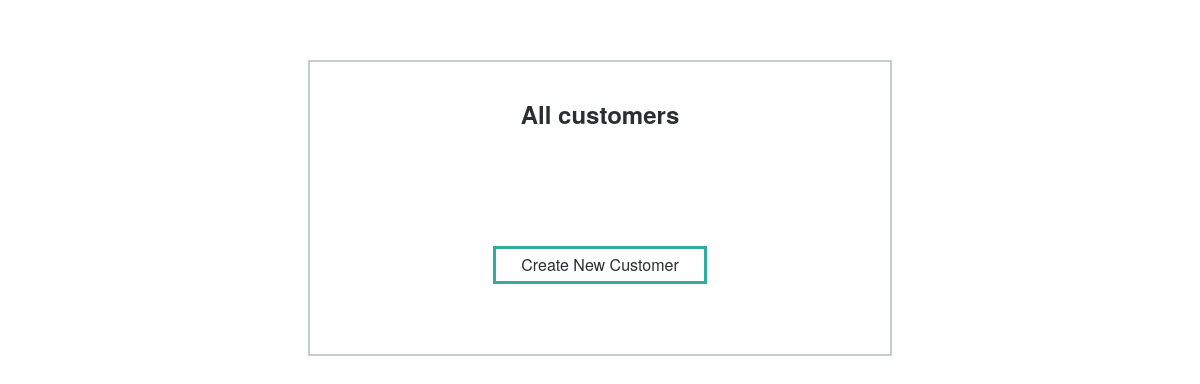
/customers, run on an earlier commit of the app's database.
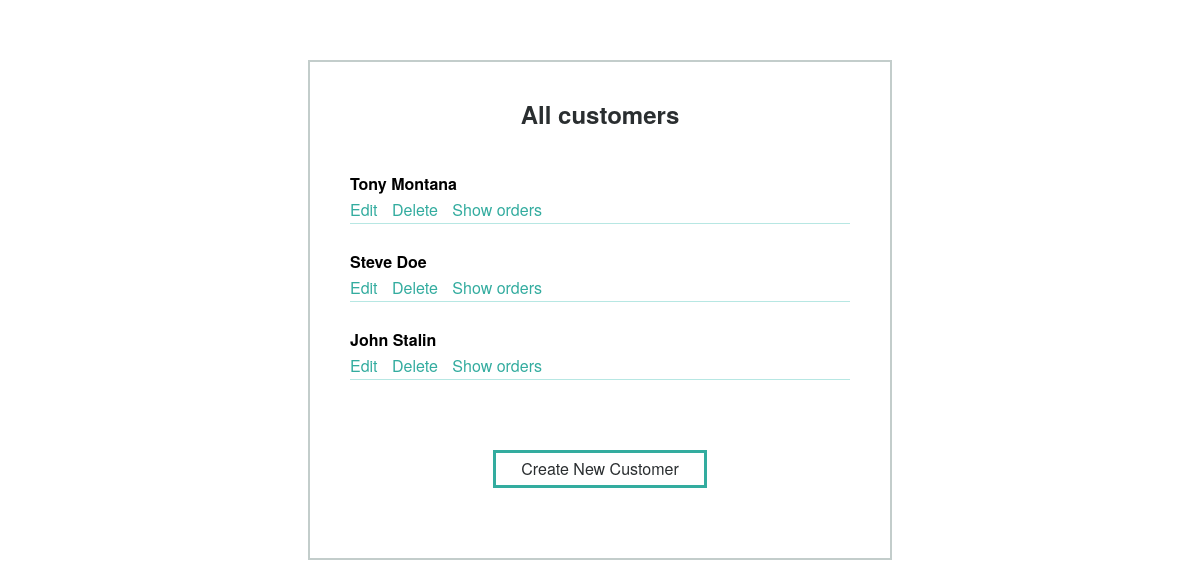
And on a later commit of the database.
### database_setup.py (models this page shows)
class Customer(Base):
    __tablename__ = 'customer'
    id = Column(Integer, primary_key=True)
    name = Column(String(100), nullable=False)

### views.py (the view)
@app.route('/', methods=['GET'])
@app.route('/customers', methods=['GET'])
def show_customers():
    customers = session.query(Customer).all()
    return render_template('customers/index.html', customers=customers)

### templates/customers/index.html
{% extends 'base.html' %}
{% block content %}
    <div class="container">
        <h1 class="title">All customers</h1>
        <ul class="list">
            {% for i in customers %}
                <li class="list__item">
                    <h3 class="list__item-title">{{ i.name }}</h3>
                    <div class="list__item-link-container">
                        <a href="{{ url_for('edit_customer', customer_id=i.id) }}" class="list__item-link link">Edit</a>
                        <a href="{{ url_for('delete_customer', customer_id=i.id) }}"
                           class="list__item-link link">Delete</a>
                        <a href="{{ url_for('show_orders', customer_id=i.id) }}" class="list__item-link link">Show
                            orders</a>
                    </div>
                </li>
            {% endfor %}
        </ul>
        <div class="button__container">
            <a href="{{ url_for('create_new_customer') }}" class="button">Create New Customer</a>
        </div>
    </div>
{% endblock %}}

What changed in the data, as far as the page shows it:
added Customer: name "Tony Montana"
added Customer: name "Steve Doe"
added Customer: name "John Stalin"
